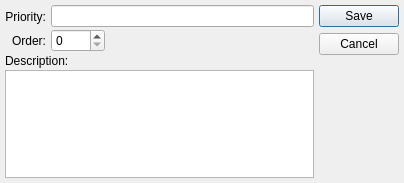
<?xml version="1.0" encoding="UTF-8"?>
<ui version="4.0">
 <comment>This file is part of the xTuple ERP: PostBooks Edition, a free and
open source Enterprise Resource Planning software suite,
Copyright (c) 1999-2011 by OpenMFG LLC, d/b/a xTuple.
It is licensed to you under the Common Public Attribution License
version 1.0, the full text of which (including xTuple-specific Exhibits)
is available at www.xtuple.com/CPAL.  By using this software, you agree
to be bound by its terms.</comment>
 <class>incidentPriority</class>
 <widget class="QDialog" name="incidentPriority">
  <property name="geometry">
   <rect>
    <x>0</x>
    <y>0</y>
    <width>404</width>
    <height>183</height>
   </rect>
  </property>
  <property name="windowTitle">
   <string>Priority</string>
  </property>
  <layout class="QGridLayout" name="gridLayout">
   <item row="0" column="0">
    <layout class="QVBoxLayout">
     <property name="spacing">
      <number>2</number>
     </property>
     <item>
      <layout class="QHBoxLayout">
       <item>
        <layout class="QVBoxLayout">
         <property name="spacing">
          <number>2</number>
         </property>
         <item>
          <widget class="QLabel" name="_nameLit">
           <property name="text">
            <string>Priority:</string>
           </property>
           <property name="alignment">
            <set>Qt::AlignRight|Qt::AlignTrailing|Qt::AlignVCenter</set>
           </property>
           <property name="buddy">
            <cstring>_name</cstring>
           </property>
          </widget>
         </item>
         <item>
          <widget class="QLabel" name="_orderLit">
           <property name="text">
            <string>Order:</string>
           </property>
           <property name="alignment">
            <set>Qt::AlignRight|Qt::AlignTrailing|Qt::AlignVCenter</set>
           </property>
          </widget>
         </item>
        </layout>
       </item>
       <item>
        <layout class="QVBoxLayout">
         <property name="spacing">
          <number>2</number>
         </property>
         <item>
          <widget class="XLineEdit" name="_name"/>
         </item>
         <item>
          <layout class="QHBoxLayout">
           <property name="spacing">
            <number>5</number>
           </property>
           <item>
            <widget class="QSpinBox" name="_order">
             <property name="maximum">
              <number>9999</number>
             </property>
            </widget>
           </item>
           <item>
            <spacer>
             <property name="orientation">
              <enum>Qt::Horizontal</enum>
             </property>
             <property name="sizeType">
              <enum>QSizePolicy::Expanding</enum>
             </property>
             <property name="sizeHint" stdset="0">
              <size>
               <width>16</width>
               <height>22</height>
              </size>
             </property>
            </spacer>
           </item>
          </layout>
         </item>
        </layout>
       </item>
      </layout>
     </item>
     <item>
      <widget class="QLabel" name="_descripLit">
       <property name="text">
        <string>Description:</string>
       </property>
      </widget>
     </item>
     <item>
      <widget class="QTextEdit" name="_descrip"/>
     </item>
     <item>
      <spacer>
       <property name="orientation">
        <enum>Qt::Vertical</enum>
       </property>
       <property name="sizeType">
        <enum>QSizePolicy::Expanding</enum>
       </property>
       <property name="sizeHint" stdset="0">
        <size>
         <width>20</width>
         <height>40</height>
        </size>
       </property>
      </spacer>
     </item>
    </layout>
   </item>
   <item row="0" column="1">
    <widget class="QDialogButtonBox" name="_buttonBox">
     <property name="orientation">
      <enum>Qt::Vertical</enum>
     </property>
     <property name="standardButtons">
      <set>QDialogButtonBox::Cancel|QDialogButtonBox::Save</set>
     </property>
    </widget>
   </item>
  </layout>
 </widget>
 <layoutdefault spacing="5" margin="5"/>
 <pixmapfunction>qPixmapFromMimeSource</pixmapfunction>
 <customwidgets>
  <customwidget>
   <class>XLineEdit</class>
   <extends>QLineEdit</extends>
   <header>xlineedit.h</header>
   <container>1</container>
  </customwidget>
 </customwidgets>
 <resources/>
 <connections/>
</ui>
